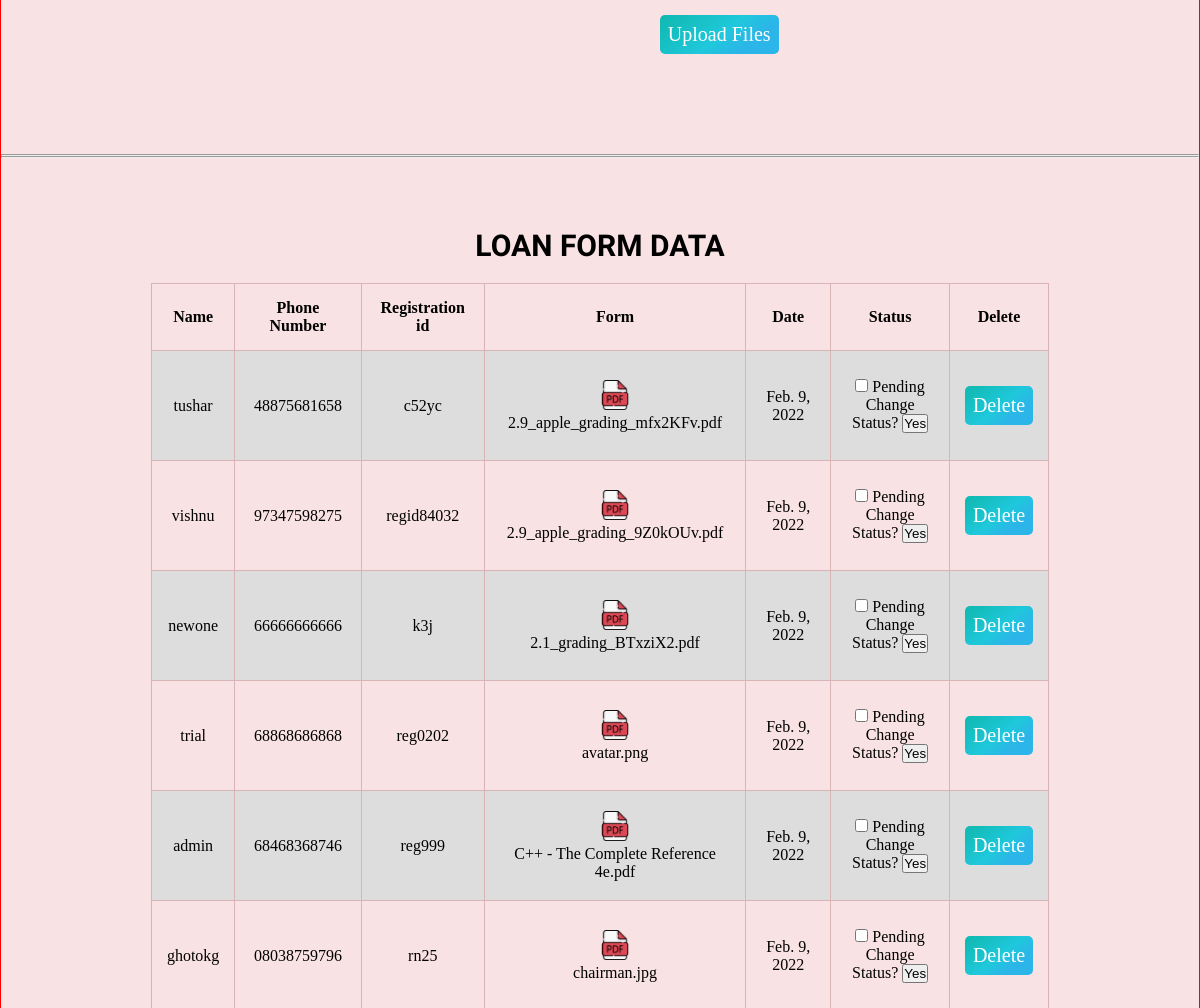
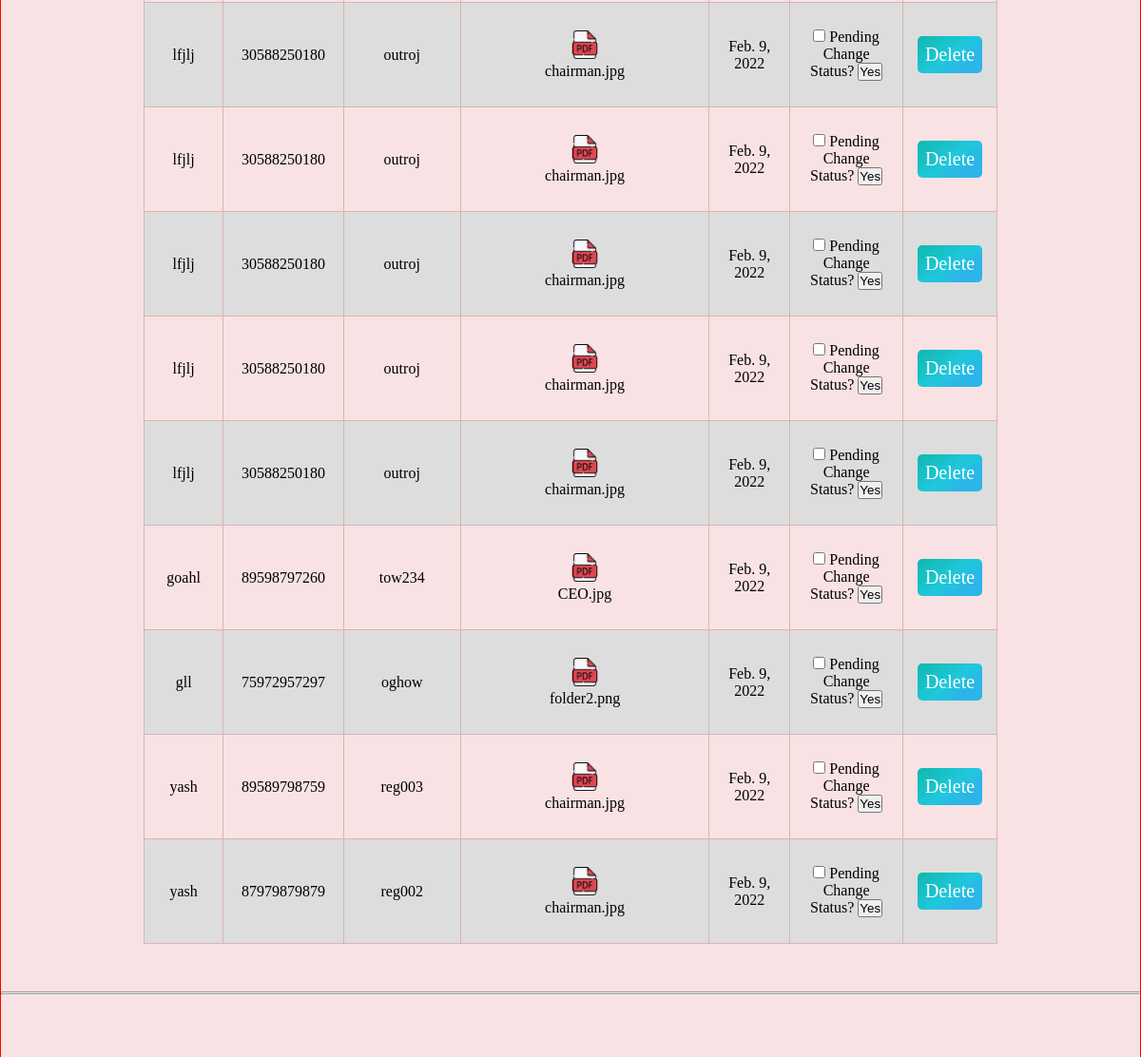
Before: /adminpanel (signed in, middle part) with the older database file (2 pictures, top to bottom).
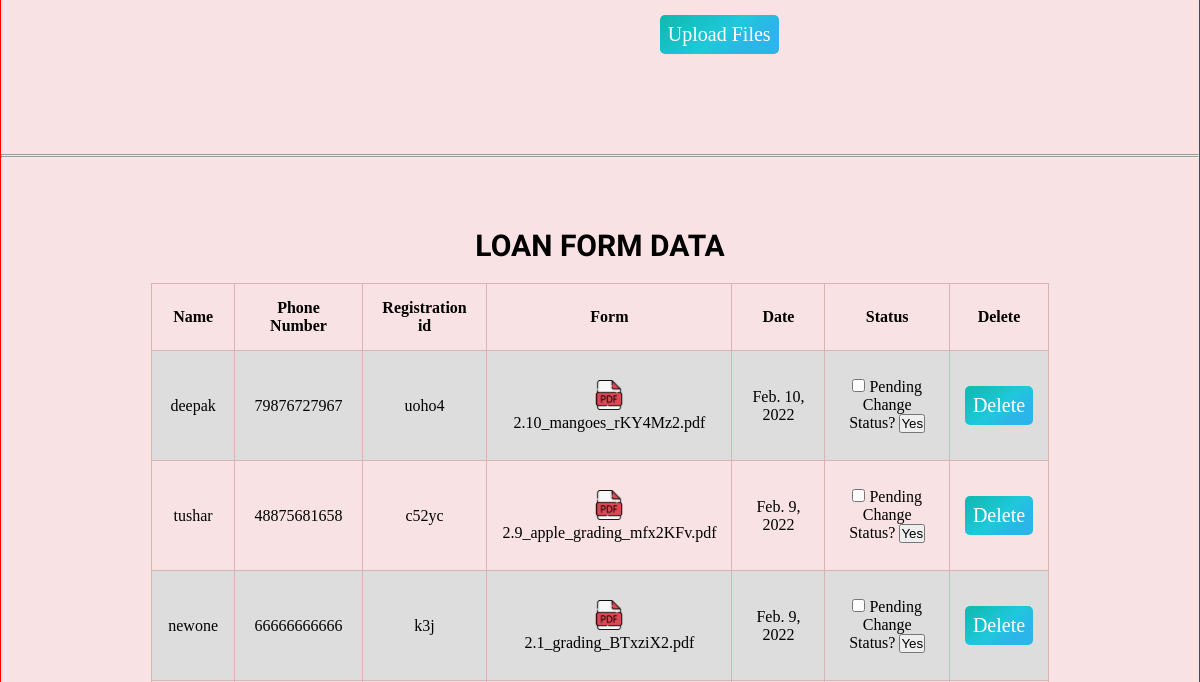
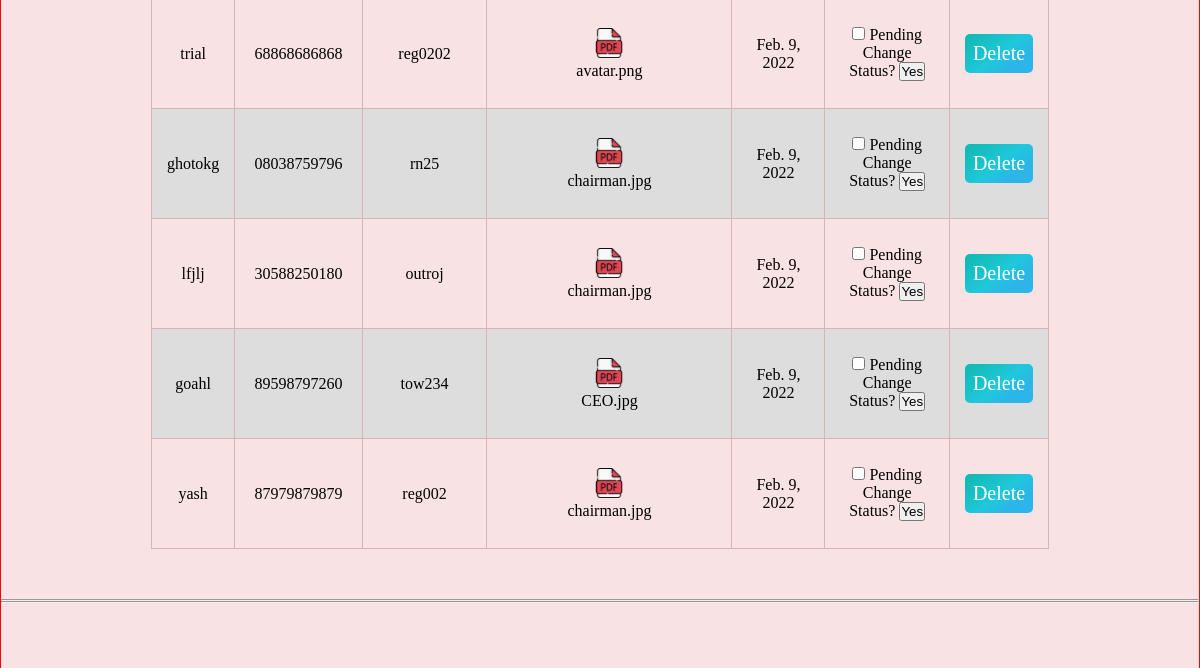
After: the same page with the newer database file (2 pictures, top to bottom).
### mysite/models.py (models this page shows, shortened)
class Loanform(models.Model):
    name = models.CharField(max_length=100, blank=False)
    phno = models.CharField(
        validators=[validators.MinLengthValidator(10)], max_length=11, blank=False)
    regno = models.CharField(max_length=25, blank=False)
    userform = models.FileField(upload_to="", blank=False)
    date = models.DateField(default=datetime.datetime.today)
    status=models.BooleanField(default=False)

### mysite/views.py (the view, shortened to what this page needs)
# urls.py: path('adminpanel', views.adminpanel, name='adminpanel'),
def adminpanel(request):
    if request.user.is_authenticated:
        userforms = Loanform.objects.all().order_by('-id')
        usercontact=Contact.objects.all().order_by('-id')
        context = {"userforms": userforms,'usercontacts':usercontact}
        return render(request, 'admin.html', context)
    else:
        return HttpResponseRedirect('/login')

### mysite/templates/admin.html (shortened to what this page needs)
{% extends 'base.html' %} {% block body %} {% load static %}
<section class="" id="up-cm-mmbr-msg">
  <div class="container">
    <div class="row post-upload">
      <div class="post-chairman">
      </div>
      <div class="upload-members">
        <form action="" method="POST" enctype="multipart/form-data">
          <button type="submit">Upload Files</button>
        </form>
      </div>
    </div>
  </div>
</section>
<hr>
<hr>
<section id="londata">
  <div class="container">
    <h2>Loan Form Data</h2>
    <div class="userformdiv">
      <div class="userform-table">
        <table class="tableuser">
          <tr>
            <th>Name</th>
            <th>Phone Number</th>
            <th>Registration id</th>
            <th>Form</th>
            <th>Date</th>
            <th>Status</th>
            <th>Delete</th>
          </tr>
          {% for userform in userforms %}
          <tr>
            <td>{{userform.name}}</td>
            <td>{{userform.phno}}</td>
            <td>{{userform.regno}}</td>
            <td class="tablecol">
              <a href="/media/{{userform.userform}}" target="_blank"><img src="{% static 'assets/pdflogo2.png' %}"
                  alt="" /></a>
              {{userform.userform}}
            </td>
            <td>{{userform.date}}</td>
            <td>
              <form action="{%url 'formstatus' userform.id %}" method="POST">
                {%if userform.status%}
                <input type="checkbox" name="" onclick="rusure()" checked>
                Accepted
                {%else%}
                <input type="checkbox" name="" onclick="rusure()"> Pending
                {%endif%}
                <div class="cnfm" id="cnfm" style="display: block;">
                  Change Status?
                  <input type="submit" value="Yes" id="ysure">
                </div>
              </form>
            </td>
            <td>
              <form action="{% url 'deleteform' userform.id %}" method="POST">
                <button type="submit">Delete</button>
              </form>
            </td>
          </tr>
          {% endfor %}
        </table>
      </div>
    </div>
  </div>
</section>
<hr>
<hr>
<section id="conquy">
  <div class="container">
  </div>
</section>
{% endblock body %}

### mysite/templates/base.html (shortened to what this page needs)
{%load static%}
<!DOCTYPE html>
<html lang="en">
<head>
    <link rel="stylesheet" href="{% static 'style/style.css' %}">
    <link rel="stylesheet" href="https://pro.fontawesome.com/releases/v5.10.0/css/all.css"
 />
</head>
<body onload="slider()" style=" background: rgb(249, 226, 227); border: 1px solid red;">
    {%block body%}{%endblock%}
</body>
</html>

### mysite/static/style/style.css (style rules this page uses)
* { padding: 0; margin: 0; box-sizing: border-box; scroll-behavior: smooth; }
h2 { text-transform: uppercase; font-family: "Oswald", sans-serif; }
section { display: flex; justify-content: center; padding: 50px 100px; }
.container { width: 90%; max-width: 120rem; height: 100%; margin: 0 auto; position: relative; }
.row { margin: 30px 0; display: flex; justify-content: center; }
button { user-select: none; -webkit-user-select: none; cursor: pointer; border: none; padding: 8px; font-size: 20px; background: linear-gradient(141deg, #0fb8ad 0%, #1fc8db 51%, #2cb5e8 75%); color: white; font-family: cursive; margin: 20px 0; border-radius: 5px; }
td, th { border: 1px solid #d8b4b4; text-align: center; padding: 15px; }
tr:nth-child(even) { background-color: #dddddd; }
.post-upload { display: flex; justify-content: space-evenly; }
.post-chairman, .upload-members { width: 30%; }
.container h2 { text-align: center; margin: 20px; font-size: 30px; text-transform: uppercase; font-family: "Oswald", sans-serif; }
.userformdiv { display: flex; position: relative; width: 100%; justify-content: center; }
.tableuser { border-collapse: collapse; position: relative; width: 100%; }
td img { width: 30px; height: 30px; }
.tablecol a { display: block; }

Changed rows visible on the page:
removed Loanform: name "vishnu", phno "97347598275", regno "regid84032", userform "2.9_apple_grading_9Z0kOUv.pdf", date "Feb. 9, 2022"
removed Loanform: name "admin", phno "68468368746", regno "reg999", userform "C++ - The Complete Reference 4e.pdf", date "Feb. 9, 2022"
removed Loanform: name "lfjlj", phno "30588250180", regno "outroj", userform "chairman.jpg", date "Feb. 9, 2022"
removed Loanform: name "lfjlj", phno "30588250180", regno "outroj", userform "chairman.jpg", date "Feb. 9, 2022"
removed Loanform: name "lfjlj", phno "30588250180", regno "outroj", userform "chairman.jpg", date "Feb. 9, 2022"
removed Loanform: name "lfjlj", phno "30588250180", regno "outroj", userform "chairman.jpg", date "Feb. 9, 2022"
removed Loanform: name "gll", phno "75972957297", regno "oghow", userform "folder2.png", date "Feb. 9, 2022"
removed Loanform: name "yash", phno "89589798759", regno "reg003", userform "chairman.jpg", date "Feb. 9, 2022"
added Loanform: name "deepak", phno "79876727967", regno "uoho4", userform "2.10_mangoes_rKY4Mz2.pdf", date "Feb. 10, 2022"
